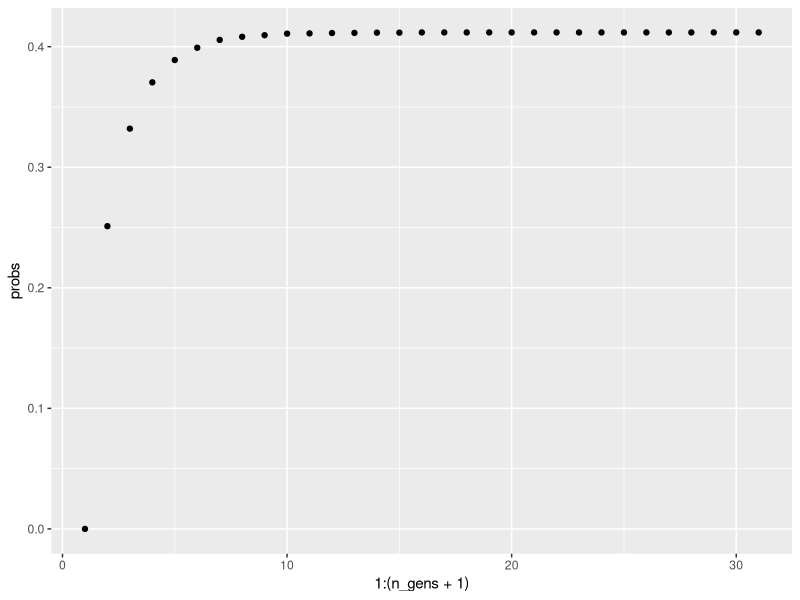

Recreate this plot in R.
library(ggplot2)

# Hashmap collision

n_iter = 10000
data = matrix(numeric(3*n_iter), ncol=3)
my_count = function(x, vec) sum(x == vec)
for (i in 1:n_iter) {
  print(paste("Iteration:", i))
  hash = sample(1:10, replace=TRUE)
  collision_exists = as.numeric(length(hash) > length(unique(hash)))
  num_collisions = sum(sapply(1:10, function(n) ifelse(my_count(n, hash) <= 1, 0, my_count(n, hash) - 1)))
  num_unused = sum(sapply(1:10, function(n) !(n %in% hash)))
  data[i, ] = c(collision_exists, num_collisions, num_unused)
}
colSums(data)/n_iter

# Rolling the dice

roll = function() ceiling(runif(1) * 6)

roll_dice = function() {
  all_rolls = c()
  while (length(unique(all_rolls)) < 6) {
    all_rolls = c(all_rolls, roll())
  }
  length(all_rolls)
}

n_iter = 10000
tmp_sum = 0
for (i in 1:n_iter) {
  print(paste("Iteration: ", i))
  tmp_sum = tmp_sum + roll_dice()
}
tmp_sum/n_iter

# Bobo the amoeba

next_gen = function(n) {
  if (n > 500) {
    return(501)
  }
  if (n == 0) {
    0
  } else {
    n_children = 0
    for (i in 1:n) {
      r = runif(1)

      if (r < 0.25) {
        n_children = n_children + 1
      } else if (r < 0.5) {
        n_children = n_children + 2
      } else if (r < 0.75) {
        n_children = n_children + 3
      }
    }
    n_children
  }
}

n_lineages = 10000
n_gens = 30
pop = matrix(numeric(n_lineages * (n_gens + 1)), ncol=n_lineages)
pop[1, ] = 1
for (i in 1:n_gens) {
  print(paste("Iteration:", i))
  pop[i+1, ] = sapply(pop[i, ], next_gen)
}
alive = matrix(sapply(pop, function(x) ifelse(x > 0, 1, 0)), ncol=n_lineages)
probs = (n_lineages - rowSums(alive)) / n_lineages
qplot(1:(n_gens + 1), probs)
